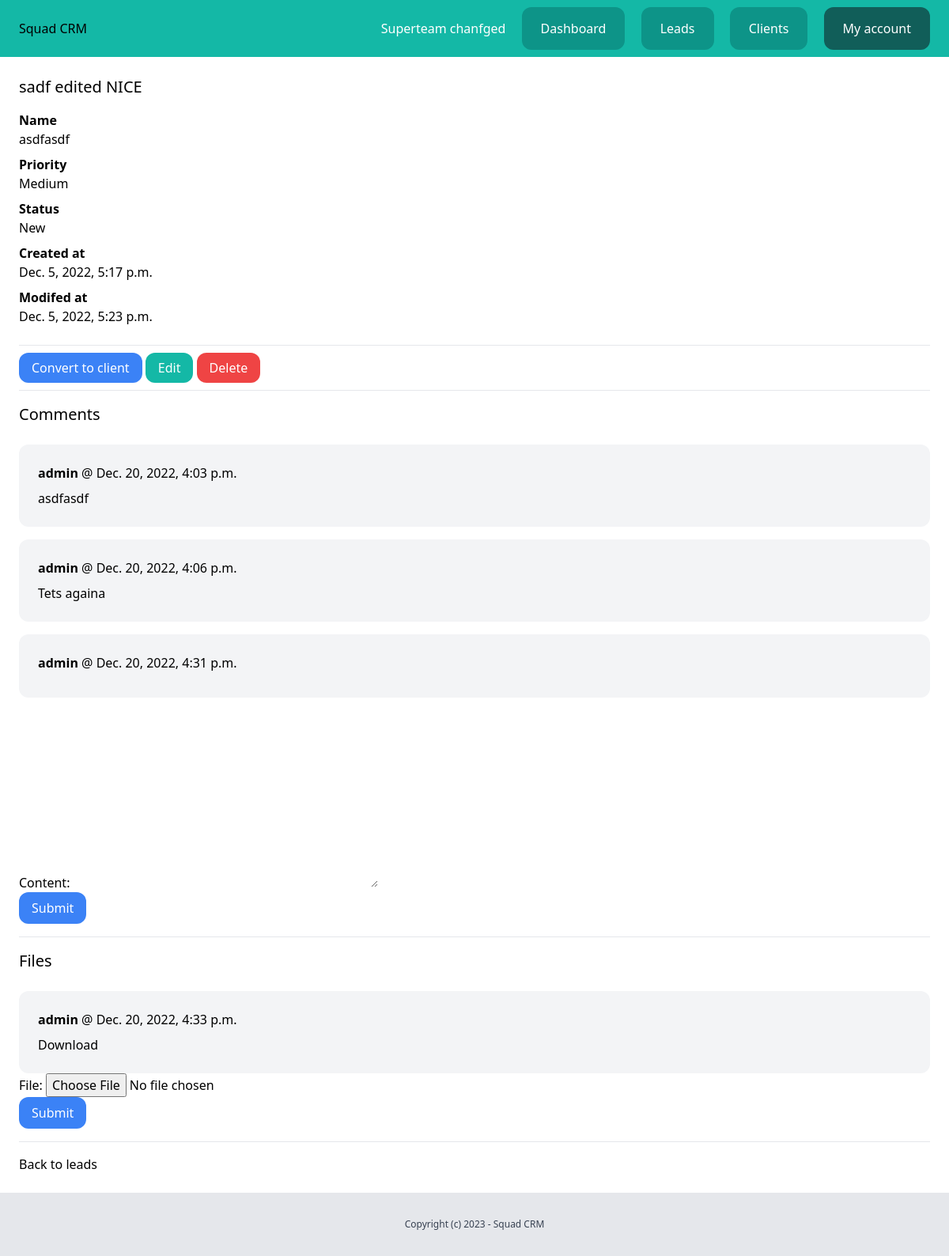
The page /dashboard/leads/7/ (signed in) on the database its author committed.
### team/models.py (models this page shows, shortened)
class Team(models.Model):
    plan = models.ForeignKey(Plan, related_name='teams', blank=True, null=True, on_delete=models.CASCADE)
    name = models.CharField(max_length=100)
    members = models.ManyToManyField(User, related_name='teams')
    created_by = models.ForeignKey(User, related_name='created_teams', on_delete=models.CASCADE)
    created_at = models.DateTimeField(auto_now_add=True)

### lead/models.py (models this page shows, shortened)
class Lead(models.Model):
    LOW = 'low'
    MEDIUM = 'medium'
    HIGH = 'high'
    CHOICES_PRIORITY = (
        (LOW, 'Low'),
        (MEDIUM, 'Medium'),
        (HIGH, 'High'),
    )
    NEW = 'new'
    CONTACTED = 'contacted'
    WON = 'won'
    LOST = 'lost'
    CHOICES_STATUS = (
        (NEW, 'New'),
        (CONTACTED, 'Contacted'),
        (WON, 'Won'),
        (LOST, 'Lost'),
    )
    team = models.ForeignKey(Team, related_name='leads', on_delete=models.CASCADE)
    name = models.CharField(max_length=255)
    email = models.EmailField()
    description = models.TextField(blank=True, null=True)
    priority = models.CharField(max_length=10, choices=CHOICES_PRIORITY, default=MEDIUM)
    status = models.CharField(max_length=10, choices=CHOICES_STATUS, default=NEW)
    converted_to_client = models.BooleanField(default=False)
    created_by = models.ForeignKey(User, related_name='leads', on_delete=models.CASCADE)
    created_at = models.DateTimeField(auto_now_add=True)
    modified_at = models.DateTimeField(auto_now=True)
    class Meta:
        ordering = ('name',)

class Comment(models.Model):
    team = models.ForeignKey(Team, related_name='lead_comments', on_delete=models.CASCADE)
    lead = models.ForeignKey(Lead, related_name='comments', on_delete=models.CASCADE)
    content = models.TextField(blank=True, null=True)
    created_by = models.ForeignKey(User, related_name='lead_comments', on_delete=models.CASCADE)
    created_at = models.DateTimeField(auto_now_add=True)

class LeadFile(models.Model):
    team = models.ForeignKey(Team, related_name='lead_files', on_delete=models.CASCADE)
    lead = models.ForeignKey(Lead, related_name='files', on_delete=models.CASCADE)
    file = models.FileField(upload_to='leadfiles')
    created_by = models.ForeignKey(User, related_name='lead_files', on_delete=models.CASCADE)
    created_at = models.DateTimeField(auto_now_add=True)

### lead/views.py (the view)
# urls.py: path('<int:pk>/', views.LeadDetailView.as_view(), name='detail'),
class LeadDetailView(LoginRequiredMixin, DetailView):
    model = Lead
    def get_context_data(self, **kwargs):
        context = super().get_context_data(**kwargs)
        context['form'] = AddCommentForm()
        context['fileform'] = AddFileForm()
        return context
    def get_queryset(self):
        queryset = super(LeadDetailView, self).get_queryset()
        team = self.request.user.userprofile.active_team
        return queryset.filter(team=team, pk=self.kwargs.get('pk'))

### lead/forms.py
class AddCommentForm(forms.ModelForm):
    class Meta:
        model = Comment
        fields = ('content',)

class AddFileForm(forms.ModelForm):
    class Meta:
        model = LeadFile
        fields = ('file',)

### team/context_processors.py (called while the page is built)
def active_team(request):
    if request.user.is_authenticated:
        active_team = request.user.userprofile.get_active_team()
        if not active_team:
            active_team = Team.objects.filter(created_by=request.user)[0]
    else:
        active_team = None
    return {'active_team': active_team}

### userprofile/models.py (called while the page is built)
    def get_active_team(self):
        if self.active_team:
            return self.active_team
        else:
            return Team.objects.filter(members__in=[self.user.id]).first()

### lead/templates/lead/lead_detail.html (shortened to what this page needs)
{% extends 'core/base.html' %}
{% block content %}
    <div class="py-6 px-6">
        <h1 class="mb-4 text-xl">{{ lead.name }}</h1>
        {% if lead.description %}
            <p class="font-semibold">Name</p>
            <p class="mb-2">{{ lead.description }}</p>
        {% endif %}
        <p class="font-semibold">Priority</p>
        <p class="mb-2">{{ lead.get_priority_display }}</p>
        <p class="font-semibold">Status</p>
        <p class="mb-2">{{ lead.get_status_display }}</p>
        <p class="font-semibold">Created at</p>
        <p class="mb-2">{{ lead.created_at }}</p>
        <p class="font-semibold">Modifed at</p>
        <p class="mb-6">{{ lead.modified_at }}</p>
        <hr class="my-4">
        <a href="{% url 'leads:convert' lead.id %}" class="py-2 px-4 rounded-xl bg-blue-500 text-white">Convert to client</a>
        <a href="{% url 'leads:edit' lead.id %}" class="py-2 px-4 rounded-xl bg-teal-500 text-white">Edit</a>
        <a href="#" onclick="document.getElementById('lead_delete_form').submit();" class="py-2 px-4 rounded-xl bg-red-500 text-white">Delete</a>
        <hr class="my-4">
        <h2 class="mb-6 text-xl">Comments</h2>
        <div class="space-y-4">
            {% for comment in lead.comments.all %}
                <div class="bg-gray-100 p-6 rounded-xl">
                    <p class="mb-2"><strong>{{ comment.created_by }}</strong> @ {{ comment.created_at }}</p>
                    {{ comment.content }}
                </div>
            {% endfor %}
        </div>
        <form method="post" action="{% url 'leads:add_comment' lead.id %}">
            {{ form.as_p }}
            <button class="py-2 px-4 rounded-xl bg-blue-500 text-white">Submit</button>
        </form>
        <hr class="my-4">
        <h2 class="mb-6 text-xl">Files</h2>
        <div class="space-y-4">
            {% for file in lead.files.all %}
                <div class="bg-gray-100 p-6 rounded-xl">
                    <p class="mb-2"><strong>{{ file.created_by }}</strong> @ {{ file.created_at }}</p>
                    <a href="{{ file.file.url }}">Download</a>
                </div>
            {% endfor %}
        </div>
        <form method="post" action="{% url 'leads:add_file' lead.id %}" enctype="multipart/form-data">
            {{ fileform.as_p }}
            <button class="py-2 px-4 rounded-xl bg-blue-500 text-white">Submit</button>
        </form>
        <hr class="my-4">
        <a href="{% url 'leads:list' %}">Back to leads</a>
    </div>
{% endblock %}

### core/templates/core/base.html (shortened to what this page needs)
{% load static %}
<!doctype html>
<html>
    <head>
        <link rel="stylesheet" href="{% static 'main.min.css' %}">
    </head>
    <body>
        {% include 'core/partials/nav.html' %}
        {% block content %}
        {% endblock %}
        {% include 'core/partials/footer.html' %}
    </body>
</html>

### core/templates/core/partials/nav.html
<nav class="py-6 px-6 flex justify-between bg-teal-500">
    <h1>Squad CRM</h1>
    <div class="space-x-4">
        {% if request.user.is_authenticated %}
            <a href="{% url 'team:detail' active_team.id %}" class="text-white">{{ active_team.name }}</a>
            <a href="{% url 'dashboard:index' %}" class="py-4 px-6 bg-teal-600 rounded-xl text-white">Dashboard</a>
            <a href="{% url 'leads:list' %}" class="py-4 px-6 bg-teal-600 rounded-xl text-white">Leads</a>
            <a href="{% url 'clients:list' %}" class="py-4 px-6 bg-teal-600 rounded-xl text-white">Clients</a>
            <a href="{% url 'userprofile:myaccount' %}" class="py-4 px-6 bg-teal-800 rounded-xl text-white">My account</a>
        {% else %}
            <a href="{% url 'login' %}" class="py-4 px-6 bg-teal-600 rounded-xl text-white">Log in</a>
            <a href="{% url 'userprofile:signup' %}" class="py-4 px-6 bg-teal-300 rounded-xl text-white">Sign up</a>
        {% endif %}
    </div>
</nav>

### core/templates/core/partials/footer.html
<footer class="py-8 text-center bg-gray-200">
    <p class="text-xs text-gray-700">Copyright (c) 2023 - Squad CRM</p>
</footer>

### rows shown on the page
Team: name "Superteam chanfged"
Lead: name "sadf edited NICE", description "asdfasdf", priority "Medium", status "New", created_at "Dec. 5, 2022, 5:17 p.m.", modified_at "Dec. 5, 2022, 5:23 p.m."
Comment: created_by "admin", created_at "Dec. 20, 2022, 4:03 p.m.", content "asdfasdf"
Comment: created_by "admin", created_at "Dec. 20, 2022, 4:06 p.m.", content "Tets againa"
Comment: created_by "admin", created_at "Dec. 20, 2022, 4:31 p.m."
LeadFile: created_by "admin", created_at "Dec. 20, 2022, 4:33 p.m."
